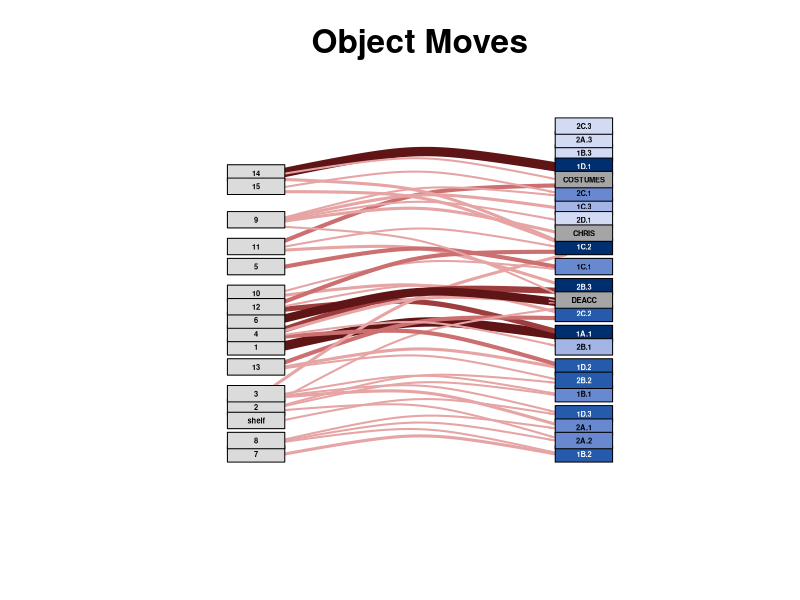

Recreate this plot in R.

# Load libraries ----------------------------------------------------------

library(igraph)
library(tidyverse)


# Load in data ------------------------------------------------------------

data <- read.csv("BCCA_objectmoves - ALL.csv")

# Separate nodes and edges ------------------------------------------------

nodes_list <- c(1:15, "shelf", "1A.1", "1B.1", "1B.2", "1B.3", "1C.1", "1C.2", "1C.3", 
                "1D.1", "1D.2", "1D.3", "2A.1", "2A.2", "2A.3", "2B.1", "2B.2", "2B.3",
                "2C.1", "2C.2", "2C.3", "2D.1", "DEACC", "COSTUMES", "CHRIS") 

nodes <- data.frame(nodes_list)
colnames(nodes) <- c("id")

for(i in 1:nrow(nodes)){
  if(nodes$id[i] %in% 1:15 | nodes$id[i] == "shelf"){
    nodes$type[i] <- "TRUE"
  } else {
    nodes$type[i] <- "FALSE"
  }
}

edges <- data %>% 
  select(box_original, box_new)
colnames(edges) <- c("from", "to")

edges_vector <- c()

for(i in 1:nrow(edges)){
  new_piece <- c(edges$from[i], edges$to[i])
  edges_vector <- c(edges_vector, new_piece)
}

# Make igraph object ------------------------------------------------------

types <- nodes$type
names(types) <- nodes$id

net <- graph_from_data_frame(d = edges, vertices = nodes, directed = T)
is_bipartite(net)

L0 <- layout_as_bipartite(net)

# net %>% 
#   plot(layout=L0[,2:1],
#        vertex.shape = "rectangle",
#        vertex.size = 20,
#        vertex.size2 = 10,
#        vertex.label.cex = 0.5,
#        edge.arrow.size = 0.5,
#        edge.arrow.width = 0.2)


# Make second network that weights arrows ---------------------------------

edges_test <- edges

for(i in 1:nrow(edges_test)) {
  edges_test$path[i] <- paste(edges$from[i], edges$to[i], sep = ",")
}

nodes_to_weights <- edges %>% 
  count(to)

nodes <- left_join(nodes, nodes_to_weights, by = c("id" = "to"))


# Add color values for nodes
for(i in 1:nrow(nodes)){
  if(nodes$id[i] == "DEACC" | nodes$id[i] == "CHRIS" | nodes$id[i] == "COSTUMES") {
    nodes$color[i] <- "#A5A5A5"
    nodes$text_color[i] <- "#000000"
  } else if (nodes$id[i] %in% c(1:15, "shelf") ){
    nodes$color[i] <- "#DBDBDB"
    nodes$text_color[i] <- "#000000"
  } else if(nodes$n[i] >= 10) {
    nodes$color[i] <- "#002F70"
    nodes$text_color[i] <- "#FFFFFF"
  } else if(nodes$n[i] >= 7) {
    nodes$color[i] <- "#265BAB"
    nodes$text_color[i] <- "#FFFFFF"
  } else if(nodes$n[i] >= 5){
    nodes$color[i] <- "#6889D0"
    nodes$text_color[i] <- "#000000"
  } else if(nodes$n[i] >= 3){
    nodes$color[i] <- "#A3B4E5"
    nodes$text_color[i] <- "#000000"
  } else {
    nodes$color[i] <- "#D3DBF4"
    nodes$text_color[i] <- "#000000"
  }
}


edges_weights <- edges_test %>% 
  count(path) %>% 
  separate(path, c("from", "to"), sep = ",") %>% 
  mutate(weight = n) %>% 
  select(-n)

for(i in 1:nrow(edges_weights)){
  if(edges_weights$weight[i] <= 1){
    edges_weights$color[i] <- "#F7D3D3"
  } else if(edges_weights$weight[i] <= 3){
    edges_weights$color[i] <- "#E6A4A4"
  } else if(edges_weights$weight[i] <= 4){
    edges_weights$color[i] <- "#CB6F70"
  } else if(edges_weights$weight[i] <= 6){
    edges_weights$color[i] <- "#9D3D3D"
  } else {
    edges_weights$color[i] <- "#5F1415"
  }
}

weighted <- graph_from_data_frame(d = edges_weights, vertices = nodes, directed = T)
L1 <- layout_as_bipartite(weighted)

E(weighted)$width <- E(weighted)$weight

# this code will put nodes in the correct order but it messes other things up
# weighted_neworder <- permute(weighted, c(10, 5, 4, 13,14, 15, 11, 12, 7, 9, 2, 6, 16, 3, 8, 1, 21, 34, 
#                                          25, 32, 30, 37, 31, 33, 24, 38, 22, 36, 39, 23, 19, 26, 17, 
#                                          20, 29, 18, 28, 27, 35))

# weighted %>% 
#   plot(layout=L1[,2:1],
#        vertex.shape = "rectangle",
#        vertex.size = 30,
#        vertex.size2 = 10,
#        vertex.color = nodes$color,
#        vertex.label.cex = 0.5,
#        vertex.label.family = "Helvetica",
#        vertex.label.font = 2,
#        vertex.label.color = nodes$text_color,
#        edge.arrow.size = 0.5,
#        edge.arrow.width = 1,
#        edge.color = edges_weights$color,
#        edge.curved = 0.2)


# Removing noisy lines ----------------------------------------------------

edges_clean <- edges_weights %>% 
  filter(weight >= 2)

clean <- graph_from_data_frame(d = edges_clean, vertices = nodes, directed = T)
L1 <- layout_as_bipartite(clean)

E(clean)$width <- E(clean)$weight


clean %>% 
  plot(layout=L1[,2:1],
       vertex.shape = "rectangle",
       vertex.size = 35,
       vertex.size2 = 10,
       vertex.color = nodes$color,
       vertex.label.cex = 0.45,
       vertex.label.family = "Helvetica",
       vertex.label.font = 2,
       vertex.label.color = nodes$text_color,
       edge.arrow.size = 0.3,
       edge.arrow.width = 0.3,
       edge.color = edges_clean$color,
       edge.curved = 0.2) %>% 
    title(main = "Object Moves",
          cex.main = 2, 
          font.main = 2)

